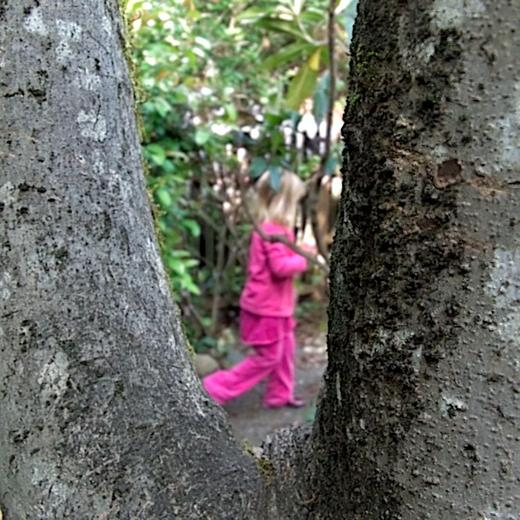
%> input picture Multi-focus Images/lytro-10-A.jpg, 520 x 520 px
$ octave Script.m   (GNU Octave 9; MATLAB toolbox functions it lacks are replaced by stand-ins)
%> lines starting %> are read from the running program, lines starting %| are printed output that depends on the picture; in (x1, y1, x2, y2) boxes, pixels count from 0 and x2, y2 are one past the last pixel; in counts of white or black regions, pixels touching at a corner belong together; the program's own positions count from 1
### SML.m
function ML = SML(img)

img = img(:,:,1);
[X,Y] = size(img);
img = img(:);
N = X*Y;

pointsA1 = [1;(1:N-1)'];pointsA1((X+1:X:((Y-1)*X)+1)) = X+1:X:((Y-1)*X)+1;
pointsA2 = [(1:N)'];
pointsA3 = [(2:N)';N];pointsA3((X:X:((Y-1)*X))) = X:X:((Y-1)*X);

pointsD1 = [(1:X)';(1:N-X)'];
pointsD2 = [(1:N)'];
pointsD3 = [(1+X:N)';(N-X+1:N)'];

ML = abs(2*img(pointsA2)-img(pointsA1)-img(pointsA3))+abs(2*img(pointsD2)-img(pointsD1)-img(pointsD3));

ML = reshape(ML,[X,Y]);

% ML(ML < T) = 0;
%
% model = ones(2 * SML_radius + 1);
% out = imfilter(ML, model, 'replicate');

### Multiscale_SML.m
% function [map1,map2,map3,map4] = Multiscale_SML(I1,I2,s1,s2,s3,T1,T2,T3,s4,T4)
function [map1,map2,map3] = Multiscale_SML(I1,I2,s1,s2,s3,T1,T2,T3)

if ~exist('s1','var')
    s1 = 5;
end

if ~exist('s2','var')
    s2 = 11;
end

if ~exist('s3','var')
    s3 = 17;
end

if ~exist('T1','var')
    T1 = 0;
end

if ~exist('T2','var')
    T2 = 0;
end

if ~exist('T3','var')
    T3 = 0;
end

SML1 = SML(I1);
SML2 = SML(I2);

SML1_s1 = SML1;
SML1_s1(SML1 < T1) = 0;
measure1_s1 = imfilter(SML1_s1, ones(2 * s1 + 1), 'replicate');
SML2_s1 = SML2;
SML2_s1(SML2 < T1) = 0;
measure2_s1 = imfilter(SML2_s1, ones(2 * s1 + 1), 'replicate');
map1 = double(measure1_s1 > measure2_s1);

SML1_s2 = SML1;
SML1_s2(SML1 < T2) = 0;
measure1_s2 = imfilter(SML1_s2, ones(2 * s2 + 1), 'replicate');
SML2_s2 = SML2;
SML2_s2(SML2 < T2) = 0;
measure2_s2 = imfilter(SML2_s2, ones(2 * s2 + 1), 'replicate');
map2 = double(measure1_s2 > measure2_s2);


SML1_s3 = SML1;
SML1_s3(SML1 < T3) = 0;
measure1_s3 = imfilter(SML1_s3, ones(2 * s3 + 1), 'replicate');
SML2_s3 = SML2;
SML2_s3(SML2 < T3) = 0;
measure2_s3 = imfilter(SML2_s3, ones(2 * s3 + 1), 'replicate');
map3 = double(measure1_s3 > measure2_s3);


end

### guidedfilter.m
function q = guidedfilter(I, p, r, eps)
%   GUIDEDFILTER   O(1) time implementation of guided filter.
%
%   - guidance image: I (should be a gray-scale/single channel image)
%   - filtering input image: p (should be a gray-scale/single channel image)
%   - local window radius: r
%   - regularization parameter: eps

[hei, wid] = size(I);
N = boxfilter(ones(hei, wid), r); % the size of each local patch; N=(2r+1)^2 except for boundary pixels.

mean_I = boxfilter(I, r) ./ N;
mean_p = boxfilter(p, r) ./ N;
mean_Ip = boxfilter(I.*p, r) ./ N;
cov_Ip = mean_Ip - mean_I .* mean_p; % this is the covariance of (I, p) in each local patch.

mean_II = boxfilter(I.*I, r) ./ N;
var_I = mean_II - mean_I .* mean_I;

a = cov_Ip ./ (var_I + eps); % Eqn. (5) in the paper;
b = mean_p - a .* mean_I; % Eqn. (6) in the paper;

mean_a = boxfilter(a, r) ./ N;
mean_b = boxfilter(b, r) ./ N;

q = mean_a .* I + mean_b; % Eqn. (8) in the paper;
end

### boxfilter.m
function imDst = boxfilter(imSrc, r)

%   BOXFILTER   O(1) time box filtering using cumulative sum
%
%   - Definition imDst(x, y)=sum(sum(imSrc(x-r:x+r,y-r:y+r)));
%   - Running time independent of r;
%   - Equivalent to the function: colfilt(imSrc, [2*r+1, 2*r+1], 'sliding', @sum);
%   - But much faster.

[hei, wid] = size(imSrc);
imDst = zeros(size(imSrc));

%cumulative sum over Y axis
imCum = cumsum(imSrc, 1);
%difference over Y axis
imDst(1:r+1, :) = imCum(1+r:2*r+1, :);
imDst(r+2:hei-r, :) = imCum(2*r+2:hei, :) - imCum(1:hei-2*r-1, :);
imDst(hei-r+1:hei, :) = repmat(imCum(hei, :), [r, 1]) - imCum(hei-2*r:hei-r-1, :);

%cumulative sum over X axis
imCum = cumsum(imDst, 2);
%difference over Y axis
imDst(:, 1:r+1) = imCum(:, 1+r:2*r+1);
imDst(:, r+2:wid-r) = imCum(:, 2*r+2:wid) - imCum(:, 1:wid-2*r-1);
imDst(:, wid-r+1:wid) = repmat(imCum(:, wid), [1, r]) - imCum(:, wid-2*r:wid-r-1);
end

### solvedirichletboundary.m
function [x1,x2,x3,y1,y2,y3] = solvedirichletboundary(map1_guided,map2_guided,map3_guided,sigma,I1)

[X,Y,Z]=size(map1_guided);

N=X*Y;

[weight,edges] = weight_w(I1,sigma);
[y1,y2,y3] = weight_y(map1_guided,map2_guided,map3_guided);

W = sparse([edges(:,1);edges(:,2)],[edges(:,2);edges(:,1)],[weight;weight],N,N);
y = sparse((1:N)',(1:N)',y1+y2+y3,N,N);
D = diag(sum(W)) + y;

L = D - W;

B1 = y1';
B2 = y2';

x1 = L\B1';
x2 = L\B2';

x1 = reshape(x1,[X,Y]);
x2 = reshape(x2,[X,Y]);
% x3 = reshape(x3,[X,Y]);
x3 = 1 - x1 -x2;

### weight_w.m
function [weight,edges] = weight_w(I1,sigma)

[X,Y,~]=size(I1);

im1 = I1(:);

N=X*Y;

% [7 lines of commented-out code are left out]
edges=[[1:N]',[(1:N)+1]'];
edges=[[edges(:,1);[1:N]'],[edges(:,2);[1:N]'+X]];

border=1:N;
border1=find(mod(border,X)-1)';
border2=find(mod(border,X))';
edges=[edges;[border1,border1+X-1;border2,border2+X+1]];

excluded=find((edges(:,1)>N)|(edges(:,1)<1)|(edges(:,2)>N)|(edges(:,2)<1));
edges([excluded;[X:X:((Y-1)*X)]'],:)=[];

%weight
vals_i = im1(edges(:,1));
vals_j = im1(edges(:,2));
weight = ((vals_i-vals_j).^2)/sigma;
weight = exp(-weight);

### Multiscale_Guided.m
% function [map1_guided,map2_guided,map3_guided,map4_guided] = ...
%     Multiscale_Guided(I1, map1, map2, map3, r1, eps1, r2, eps2,r3, eps3, map4, r4, eps4)

function [map1_guided,map2_guided,map3_guided] = Multiscale_Guided(I1, map1, map2, map3, r1, eps1, r2, eps2,r3, eps3)

if ~exist('s1','var')
    r1 = 5;
end

if ~exist('s2','var')
    eps1 = 10^(-2);
end

if ~exist('s3','var')
    r2 = 14;
end

if ~exist('T1','var')
    eps2 = 10^(-3);
end

if ~exist('T2','var')
    r3 = 21;
end

if ~exist('T3','var')
    eps3 = 10^(-4);
end

map1_guided = guidedfilter(I1, map1, r1, eps1);

map2_guided = guidedfilter(I1, map2, r2, eps2);

map3_guided = guidedfilter(I1, map3, r3, eps3);


% if exist('r4','var')
%     map4_guided = guidedfilter(I1, map4, r4, eps4);
% end

end

### weight_y.m
function [y1,y2,y3] = weight_y(map1_guided,map2_guided,map3_guided) % I1,I2范围0到1

%% 直接设阈值求解
map1_guided(map1_guided<0) = 0;
y1 = zeros(size(map1_guided));
y1(map1_guided>=0.2 & map1_guided<=0.8) = 0;
y1(map1_guided<0.2) = 1 - map1_guided(map1_guided<0.2);
y1(map1_guided>0.8) = map1_guided(map1_guided>0.8);
y1 = y1(:) * 1;

map2_guided(map2_guided<0) = 0;
y2 = zeros(size(map2_guided));
y2(map2_guided>=0.2 & map2_guided<=0.8) = 0;
y2(map2_guided<0.2) = 1 - map2_guided(map2_guided<0.2);
y2(map2_guided>0.8) = map2_guided(map2_guided>0.8);
y2 = y2(:) * 1;

map3_guided(map3_guided<0) = 0;
y3 = zeros(size(map3_guided));
y3(map3_guided>=0.2 & map3_guided<=0.8) = 0;
y3(map3_guided<0.2) = 1 - map3_guided(map3_guided<0.2);
y3(map3_guided>0.8) = map3_guided(map3_guided>0.8);
y3 = y3(:) * 1;


% [106 lines of commented-out code are left out]

### Script.m
clear all
close all

% [7 lines of commented-out code are left out]

I1 = imread('Multi-focus Images\lytro-10-A.jpg'); I2 = imread('Multi-focus Images\lytro-10-B.jpg');
%> further down, I1 is the input picture: size 520x520x3 uint8; mean R, G, B 102.6, 101.9, 95.9
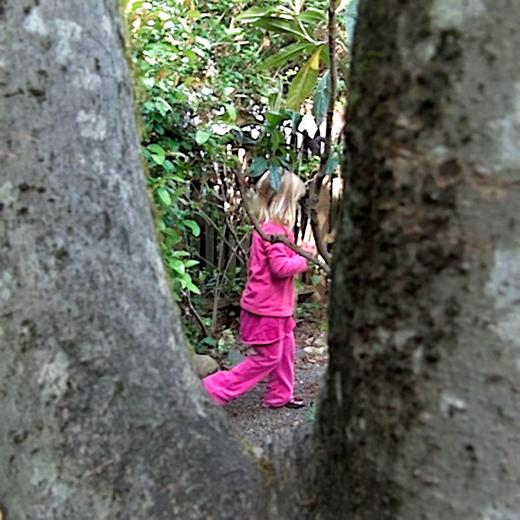
%> input picture Multi-focus Images/lytro-10-B.jpg, 520 x 520 px
%> further down, I2 is the input picture: size 520x520x3 uint8; mean R, G, B 102.1, 101.3, 95.1
% [5 lines of commented-out code are left out]
tic
I1 = im2double(I1);I2 = im2double(I2);
img1 = I1;img2 = I2;

figure;imshow(img1);
figure;imshow(img2);

if size(I1,3) == 3
    I1 = rgb2gray(I1);
%> I1: size 520x520 double
    I2 = rgb2gray(I2);
%> I2: size 520x520 double
end

s1 = 5;%5
s2 = 11;%11
s3 = 17;%17

[map1,map2,map3] = Multiscale_SML(I1,I2,s1,s2,s3);
%> in Multiscale_SML, `map1 = double(measure1_s1 > measure2_s1);`:
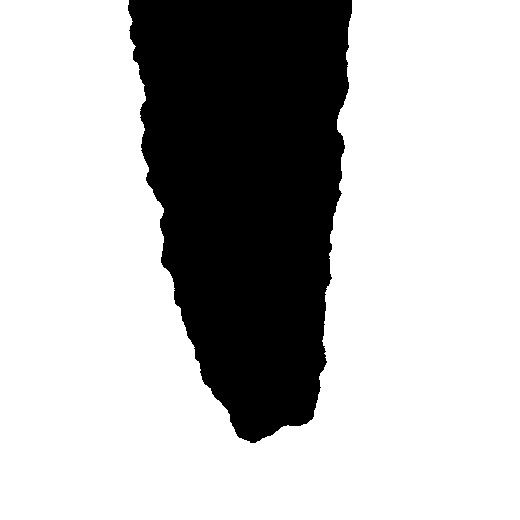
%> map1: size 520x520 double; values 0 (black) and 1 (white), 73% white; 1 black region, box (x1, y1, x2, y2) and area: (128, 0, 352, 443) 73122
%> in Multiscale_SML, `measure1_s2 = imfilter(SML1_s2, ones(2 * s2 + 1), 'replicate');`:
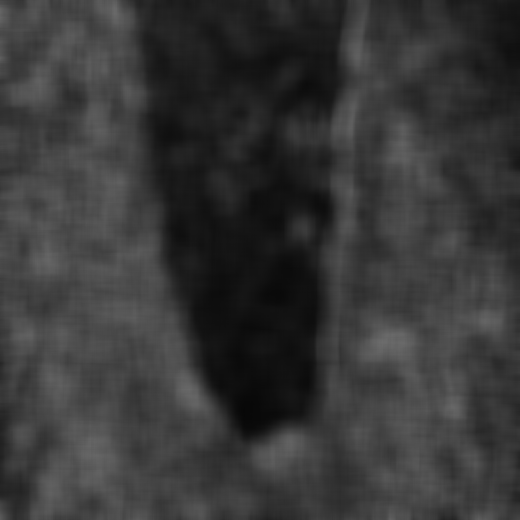
%> measure1_s2: size 520x520 double; min 7.73, max 108.7, mean 55.7
%> in Multiscale_SML, `map2 = double(measure1_s2 > measure2_s2);`: map2: size 520x520 double; values 0 (black) and 1 (white), 72.8% white; 1 black region, box (x1, y1, x2, y2) and area: (130, 0, 352, 442) 73553
%> in Multiscale_SML, `measure1_s3 = imfilter(SML1_s3, ones(2 * s3 + 1), 'replicate');`:
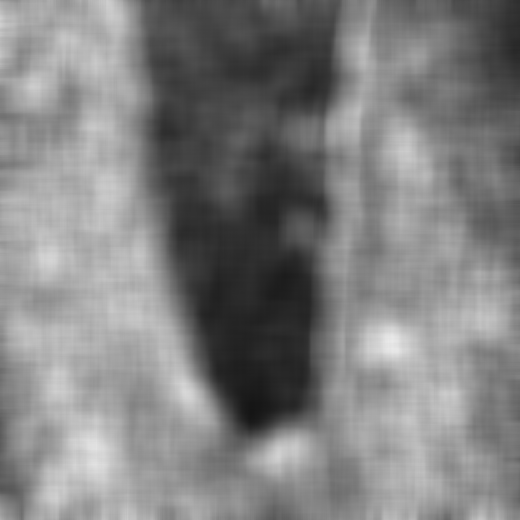
%> measure1_s3: size 520x520 double; min 21.16, max 234.9, mean 128.8
%> in Multiscale_SML, `map3 = double(measure1_s3 > measure2_s3);`: map3: size 520x520 double; values 0 (black) and 1 (white), 72.6% white; 1 black region, box (x1, y1, x2, y2) and area: (129, 0, 354, 440) 74074

% figure;imshow(map1);
% figure;imshow(map2);
% figure;imshow(map3);


r1 = 5;%5
eps1 = 10^(-2);%0.01

r2 = 14;%14
eps2 = 10^(-3);

r3 = 21;%21
eps3 = 10^(-4);

[map1_guided,map2_guided,map3_guided] = Multiscale_Guided(I1, map1, map2, map3, r1, eps1, r2, eps2,r3, eps3);
%> in boxfilter, `imDst(:, wid-r+1:wid) = repmat(imCum(:, wid), [1, r]) - imCum(:, wid-2..`: imDst: size 520x520 double; min 36, max 121, mean 119.7
%> in boxfilter (call 2), `imDst(hei-r+1:hei, :) = repmat(imCum(hei, :), [r, 1]) - imCum(hei-2*r:..`: imDst: size 520x520 double; min 0.0139, max 10.97, mean 4.35
%> in boxfilter (call 2), `imDst(:, 1:r+1) = imCum(:, 1+r:2*r+1);`: imDst: size 520x520 double; min 0.0139, max 74.41, mean 4.8
%> in boxfilter (call 2), `imDst(:, wid-r+1:wid) = repmat(imCum(:, wid), [1, r]) - imCum(:, wid-2..`: imDst: size 520x520 double; min 4.41, max 119.9, mean 47.5
%> in boxfilter (call 3), `imDst(hei-r+1:hei, :) = repmat(imCum(hei, :), [r, 1]) - imCum(hei-2*r:..`: imDst: size 520x520 double; min 0, max 11, mean 7.98
%> in boxfilter (call 3), `imDst(:, 1:r+1) = imCum(:, 1+r:2*r+1);`: imDst: size 520x520 double; min 0, max 121, mean 8.9
%> in boxfilter (call 3), `imDst(:, wid-r+1:wid) = repmat(imCum(:, wid), [1, r]) - imCum(:, wid-2..`: imDst: size 520x520 double; min 0, max 121, mean 87.1
%> call 4 of boxfilter, with r = 5
%> in boxfilter (call 4), `imDst(hei-r+1:hei, :) = repmat(imCum(hei, :), [r, 1]) - imCum(hei-2*r:..`: imDst: size 520x520 double; min 0, max 10.85, mean 2.9
%> in boxfilter (call 4), `imCum = cumsum(imDst, 2);`:
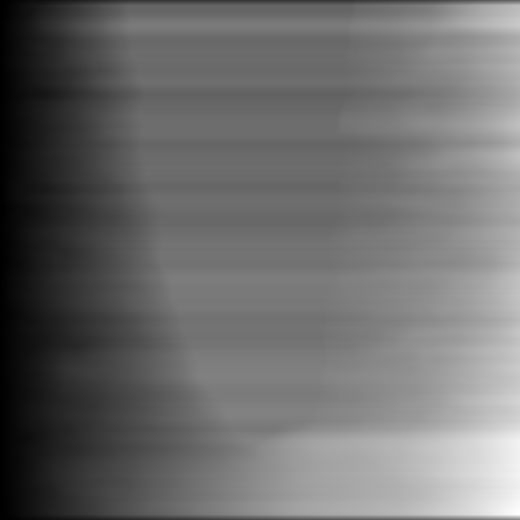
%> imCum: size 520x520 double; min 1.68, max 1976.8, mean 842.7; drawn with min black and max white
%> in boxfilter (call 4), `imDst(:, 1:r+1) = imCum(:, 1+r:2*r+1);`:
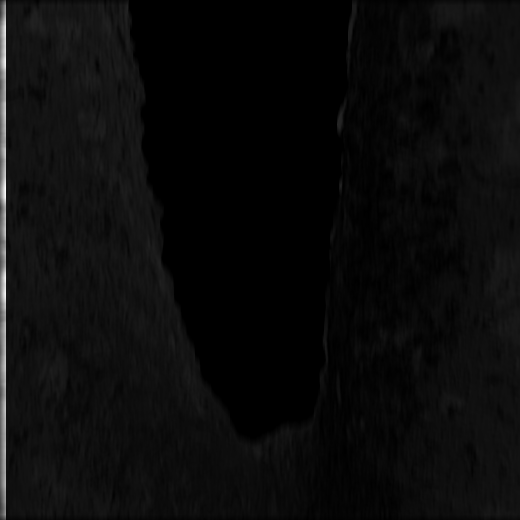
%> imDst: size 520x520 double; min 0, max 74.41, mean 3.3; drawn with min black and max white
%> in boxfilter (call 4), `imDst(:, r+2:wid-r) = imCum(:, 2*r+2:wid) - imCum(:, 1:wid-2*r-1);`:
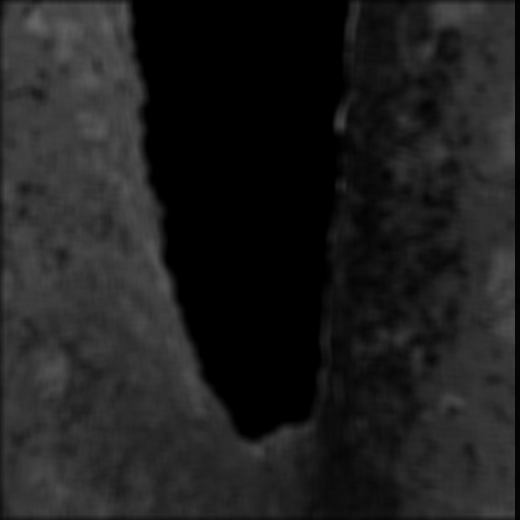
%> imDst: size 520x520 double; min 0, max 101.4, mean 31.3

% figure;imshow(map1_guided);
% figure;imshow(map2_guided);
% figure;imshow(map3_guided);


[X,Y,Z]=size(I1);
%> X = 520; Y = 520; Z = 1
sigma = 0.01;

[x1,x2,x3,y1,y2,y3] = solvedirichletboundary(map1_guided,map2_guided,map3_guided,sigma,I1);

% figure;imshow(x1);
% figure;imshow(x2);
% figure;imshow(x3);

% y1 = reshape(y1,[X,Y]);
% y2 = reshape(y2,[X,Y]);
% y3 = reshape(y3,[X,Y]);
% figure;imshow(y1);
% figure;imshow(y2);
% figure;imshow(y3);


map = zeros(size(map1_guided));
map(x1 >= x2 & x1 >= x3) = map1_guided(x1 >= x2 & x1 >= x3);
map(x2 >= x1 & x2 >= x3) = map2_guided(x2 >= x1 & x2 >= x3);
map(x3 >= x1 & x3 >= x2) = map3_guided(x3 >= x1 & x3 >= x2);
% figure;imshow(map);


toc

r = 3;
eps = 0.01;
final_map = guidedfilter(I1, map, r, eps);
figure;imshow(final_map);


map = final_map;
if size(img1,3) == 1
    fused = map.*img1 + (1-map).*img2;
else
    fused(:,:,1) = map.*img1(:,:,1) + (1-map).*img2(:,:,1);
    fused(:,:,2) = map.*img1(:,:,2) + (1-map).*img2(:,:,2);
    fused(:,:,3) = map.*img1(:,:,3) + (1-map).*img2(:,:,3);
end
figure;imshow(fused);title('result');


% [6 lines of commented-out code are left out]
